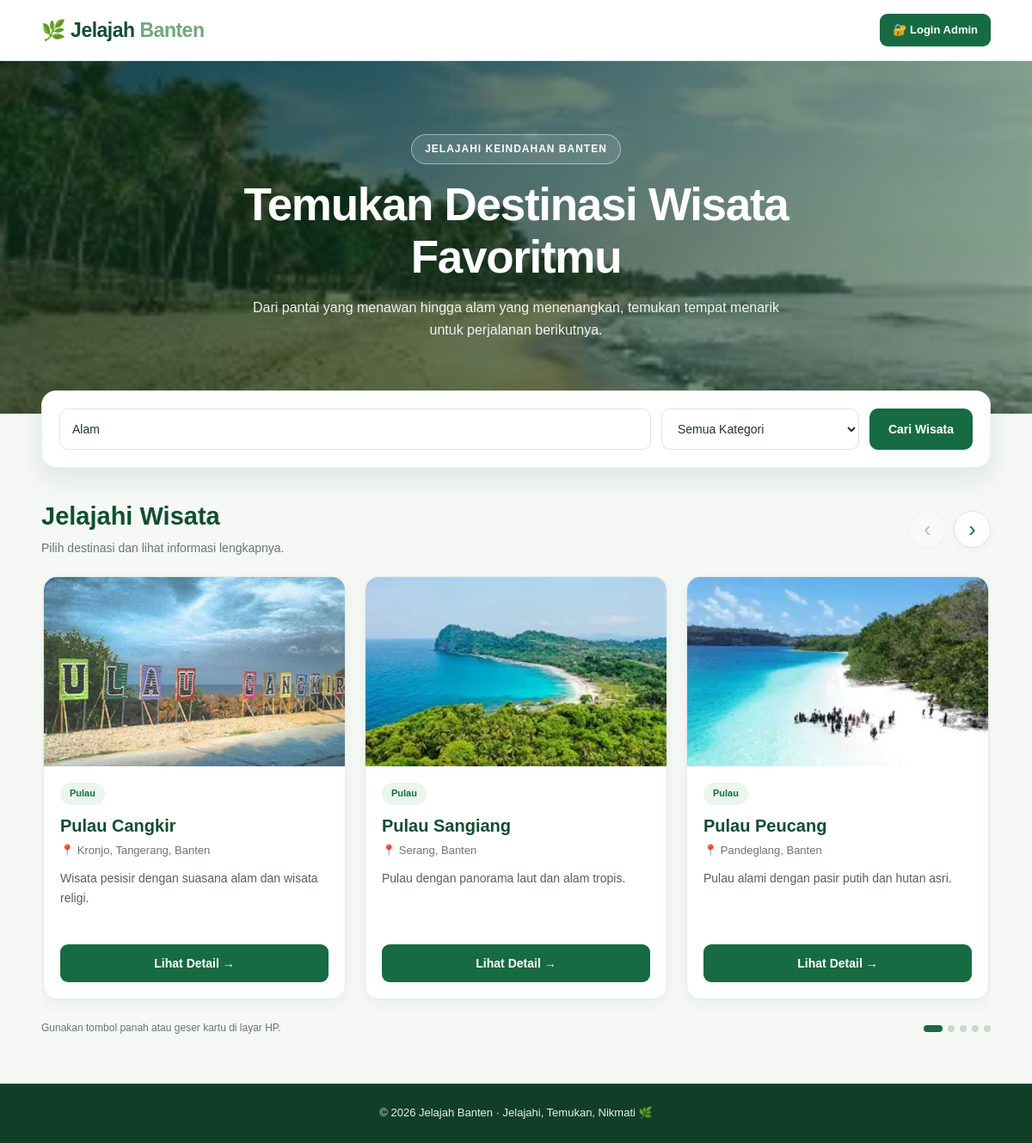
The app's page /index.php?cari=Alam with its own data.
### tables this page shows
CREATE TABLE `wisata` (
  `id` int(11) NOT NULL,
  `nama` varchar(150) NOT NULL,
  `lokasi` varchar(200) NOT NULL,
  `kategori` varchar(100) NOT NULL,
  `deskripsi` text NOT NULL,
  `foto` varchar(255) NOT NULL,
  `aktivitas` text DEFAULT NULL,
  `harga_tiket` varchar(100) DEFAULT NULL,
  `jam_buka` varchar(100) DEFAULT NULL,
  `fasilitas` text DEFAULT NULL,
  `created_at` timestamp NOT NULL DEFAULT current_timestamp()
);

### index.php (the view, shortened to what this page needs)
<?php
require_once __DIR__ . '/config/database.php';
$conn->set_charset("utf8mb4");
function e($value) {
    return htmlspecialchars((string)($value ?? ''), ENT_QUOTES, 'UTF-8');
}
function gambarWisata($foto) {
    $namaFile = basename((string)($foto ?? ''));
    $path = __DIR__ . '/images/' . $namaFile;
    return ($namaFile !== '' && is_file($path))
        ? 'images/' . rawurlencode($namaFile)
        : '';
}
$cari = trim($_GET['cari'] ?? '');
$kategoriDipilih = trim($_GET['kategori'] ?? 'Semua');
$sql = "SELECT id, nama, lokasi, kategori, deskripsi, foto FROM wisata";
$kondisi = [];
$parameter = [];
$tipe = '';
if ($cari !== '') {
    $kondisi[] = '(nama LIKE ? OR lokasi LIKE ? OR deskripsi LIKE ?)';
    $kata = '%' . $cari . '%';
    $parameter[] = $kata;
    $parameter[] = $kata;
    $parameter[] = $kata;
    $tipe .= 'sss';
}
if ($kondisi) {
    $sql .= ' WHERE ' . implode(' AND ', $kondisi);
}
$sql .= ' ORDER BY id ASC';
$stmt = $conn->prepare($sql);
if ($parameter) {
    $stmt->bind_param($tipe, ...$parameter);
}
$stmt->execute();
$daftarWisata = $stmt->get_result()->fetch_all(MYSQLI_ASSOC);
?>
<!DOCTYPE html>
<html lang="id">
<head>
</head>
<body>
<header>
    <div class="navbar">
        <p class="logo">🌿 Jelajah <span>Banten</span></p>
        <a href="admin/index.php" class="login-admin">
            🔐 Login Admin
        </a>
    </div>
</header>
<section class="hero">
    <div class="hero-content">
        <span class="hero-label">JELAJAHI KEINDAHAN BANTEN</span>
        <h1>Temukan Destinasi Wisata Favoritmu</h1>
        <p>
            Dari pantai yang menawan hingga alam yang menenangkan,
            temukan tempat menarik untuk perjalanan berikutnya.
        </p>
    </div>
</section>
<main class="container">
    <section class="search-panel">
        <form class="search-form" method="GET" action="index.php">
            <input
                type="search"
                name="cari"
                placeholder="🔎 Cari nama atau lokasi wisata..."
                value="<?= e($cari) ?>"
                aria-label="Cari wisata"
            >
            <select
                name="kategori"
                aria-label="Pilih kategori wisata"
                onchange="this.form.submit()"
            >
                <option value="Semua"
                    <?= $kategoriDipilih === 'Semua' ? 'selected' : '' ?>>
                    Semua Kategori
                </option>
            </select>
            <button class="search-button" type="submit">
                Cari Wisata
            </button>
        </form>
    </section>
    <section aria-label="Pilihan destinasi wisata">
        <div class="section-heading">
            <div class="heading-text">
                <h2>Jelajahi Wisata</h2>
                <p>Pilih destinasi dan lihat informasi lengkapnya.</p>
            </div>
            <?php if (count($daftarWisata) > 1): ?>
                <div class="slide-controls">
                    <button
                        type="button"
                        class="slide-arrow"
                        id="slideSebelumnya"
                        aria-label="Wisata sebelumnya"
                    >&#8249;</button>
                    <button
                        type="button"
                        class="slide-arrow"
                        id="slideBerikutnya"
                        aria-label="Wisata berikutnya"
                    >&#8250;</button>
                </div>
            <?php endif; ?>
        </div>
        <?php if ($daftarWisata): ?>
            <div class="slide-viewport" id="slideViewport">
                <div class="slide-track" id="slideTrack">
                    <?php foreach ($daftarWisata as $w): ?>
                        <?php $foto = gambarWisata($w['foto'] ?? ''); ?>
                        <article class="wisata-card">
                            <?php if ($foto !== ''): ?>
                                <img
                                    class="wisata-photo"
                                    src="<?= e($foto) ?>"
                                    alt="<?= e($w['nama']) ?>"
                                    loading="lazy"
                                >
                            <?php else: ?>
                                <div class="photo-placeholder">
                                    Foto wisata belum tersedia
                                </div>
                            <?php endif; ?>
                            <div class="card-content">
                                <span class="category">
                                    <?= e($w['kategori'] ?: 'Wisata') ?>
                                </span>
                                <h3><?= e($w['nama']) ?></h3>
                                <p class="location">
                                    📍 <?= e($w['lokasi'] ?: 'Lokasi belum tersedia') ?>
                                </p>
                                <p class="description">
                                    <?= e($w['deskripsi'] ?: 'Deskripsi wisata belum tersedia.') ?>
                                </p>
                                <a
                                    class="detail-button"
                                    href="detail.php?id=<?= (int)$w['id'] ?>"
                                >
                                    Lihat Detail →
                                </a>
                            </div>
                        </article>
                    <?php endforeach; ?>
                </div>
            </div>
            <div class="slide-bottom">
                <span class="slide-hint">
                    Gunakan tombol panah atau geser kartu di layar HP.
                </span>
                <div
                    class="slide-dots"
                    id="slideDots"
                    aria-label="Pilih posisi slide"
                ></div>
            </div>
        <?php endif; ?>
    </section>
</main>
<footer>
    <p>© <?= date('Y') ?> Jelajah Banten · Jelajahi, Temukan, Nikmati 🌿</p>
</footer>
</body>
</html>

### records on screen
wisata: foto (picture), kategori "Pulau", nama "Pulau Cangkir", lokasi "Kronjo, Tangerang, Banten", deskripsi "Wisata pesisir dengan suasana alam dan wisata religi."
wisata: foto (picture), kategori "Pulau", nama "Pulau Sangiang", lokasi "Serang, Banten", deskripsi "Pulau dengan panorama laut dan alam tropis."
wisata: foto (picture), kategori "Pulau", nama "Pulau Peucang", lokasi "Pandeglang, Banten", deskripsi "Pulau alami dengan pasir putih dan hutan asri."
